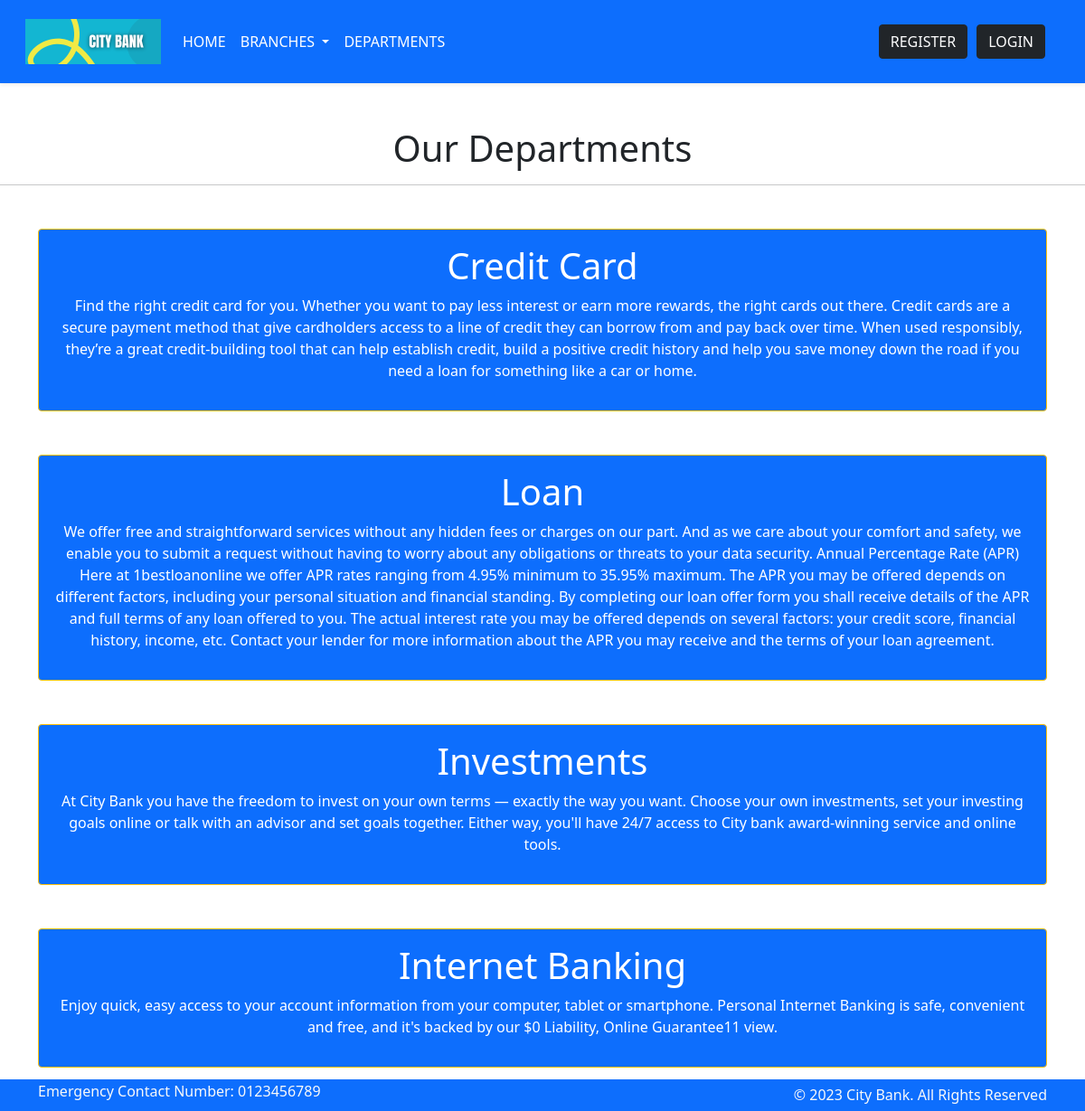
Page /department/ on the committed database.
### bankapp/models.py (models this page shows, shortened)
class Departments(models.Model):
    dep_name = models.CharField(max_length=100)
    dep_description = models.TextField()

### bankapp/views.py (the view)
# urls.py: path('department/', views.department, name="departments"),
def department(request):
    dict_dept = {
        'dept': Departments.objects.all()
    }
    return render(request, "departments.html", dict_dept)

### templates/departments.html (shortened to what this page needs)
{% extends "base.html" %}
{% block content %}
<div class="text-center">
    <h1>Our Departments</h1>
</div>
<hr>
{% for d in dept%}
<div class="container">
<div class="mx-auto bg-primary text-center text-white p-3 my-5 border border-warning rounded ">
    <h1>{{d.dep_name}}</h1>
    <p>{{d.dep_description}}</p>
</div>
</div>
{% endfor %}
{% endblock %}

### templates/base.html (shortened to what this page needs)
{% load static %}
<!DOCTYPE html>
<html>
  <head>
    <link rel="stylesheet"
      href=" https://cdn.jsdelivr.net/npm/bootstrap@5.1.3/dist/css/bootstrap.min.css ">
    <link rel="stylesheet"
      href="https://use.fontawesome.com/releases/v5.2.0/css/all.css">
    <link rel="stylesheet" href="{% static '/css/style.css' %}">
  </head>
  <body>
  <nav class="navbar navbar-expand-lg navbar-light bg-primary shadow-sm p-3 mb-5" >
          <div  class="container-fluid">
                <a  class="navbar-brand" href="{% url 'home' %}">
                    <img src="{% static 'imgs/logo.png' %}">
                </a>
            <div class="collapse navbar-collapse" id="navbarTogglerDemo02">
              <ul id="menubar" class="navbar-nav me-auto mb-2 mb-lg-0">
                <li class="nav-item ">
                      <a  id="menu1" class="nav-link active text-white" aria-current="page" href="{% url 'home' %}">HOME</a>
                </li>
                <li class="nav-item dropdown">
                      <a class="nav-link dropdown-toggle nav-link active text-white" aria-current="page" href="{% url 'branches' %}" id="navbarDarkDropdownMenuLink" role="button" data-bs-toggle="dropdown" aria-expanded="false">
                        BRANCHES
                      </a>
                </li>
                <li class="nav-item">
                      <a id="menu4" class="nav-link active text-white" aria-current="page" href="{% url 'departments' %}">DEPARTMENTS</a>
                </li>
              </ul><hr>
              <div>
                      {% if user.is_authenticated %}
                          <li id="username" class="nav-item active nav-link navbar-nav text-white">Welcome {{user.username}}</li>
                          <a id="logout" type="button" class="btn btn-dark" href="/credentials/logout">LOGOUT <span class="sr-only">(current)</span></a>
                        {% else %}
                          <li style="list-style:none" class="nav-item active nav-link navbar-nav">
                              <a style="margin-left:0.625rem;line-spacing:0.625rem;" id="register" type="button" class="btn btn-dark" href="/credentials/register">REGISTER<span class="sr-only">(current)</span></a>
                              <a style="margin-left:0.625rem;line-spacing:0.625rem;" id="login" type="button" class="btn btn-dark" href="/credentials/login">LOGIN<span class="sr-only">(current)</span></a>
                          </li>
                        {% endif %}
              </div>
          </div>
          </div>
    </nav>
    <section class="fixed-bottom">
      <footer class="pt-1 pb-1  bg-primary text-light">
        <div class="container">
          <div class="row align-items-center">
            <div class="col-12 col-md-8">
              <h6>Emergency Contact Number: 0123456789</h6>
            </div>
            <div class="col-12 col-md-4 mt-4 mt-md-0 text-center text-md-end">
              © 2023 City Bank. All Rights Reserved
            </div>
          </div>
        </div>
      </footer>
    </section>
    {% block content %} {% endblock %}
  </body>
</html>

### static/css/style.css (style rules this page uses)
* { margin: 0; padding: 0; box-sizing: border-box; }

### rows in the picture
Departments: dep_name "Credit Card", dep_description "Find the right credit card for you. Whether you want to pay less interest or earn more rewards, the right cards out there. Credit cards are a secure payment method that give cardholders access to a line of credit they can borrow from and pay back over time. When used responsibly, they’re a great credit-building tool that can help establish credit, build a positive credit history and help you save money down the road if you need a loan for something like a car or home."
Departments: dep_name "Loan", dep_description "We offer free and straightforward services without any hidden fees or charges on our part. And as we care about your comfort and safety, we enable you to submit a request without having to worry about any obligations or threats to your data security. Annual Percentage Rate (APR) Here at 1bestloanonline we offer APR rates ranging from 4.95% minimum to 35.95% maximum. The APR you may be offered depends on different factors, including your personal situation and financial standing. By completing our loan offer form you shall receive details of the APR and full terms of any loan offered to you. The actual interest rate you may be offered depends on several factors: your credit score, financial…"
Departments: dep_name "Investments", dep_description "At City Bank you have the freedom to invest on your own terms — exactly the way you want. Choose your own investments, set your investing goals online or talk with an advisor and set goals together. Either way, you'll have 24/7 access to City bank award-winning service and online tools."
Departments: dep_name "Internet Banking", dep_description "Enjoy quick, easy access to your account information from your computer, tablet or smartphone. Personal Internet Banking is safe, convenient and free, and it's backed by our $0 Liability, Online Guarantee11 view."
